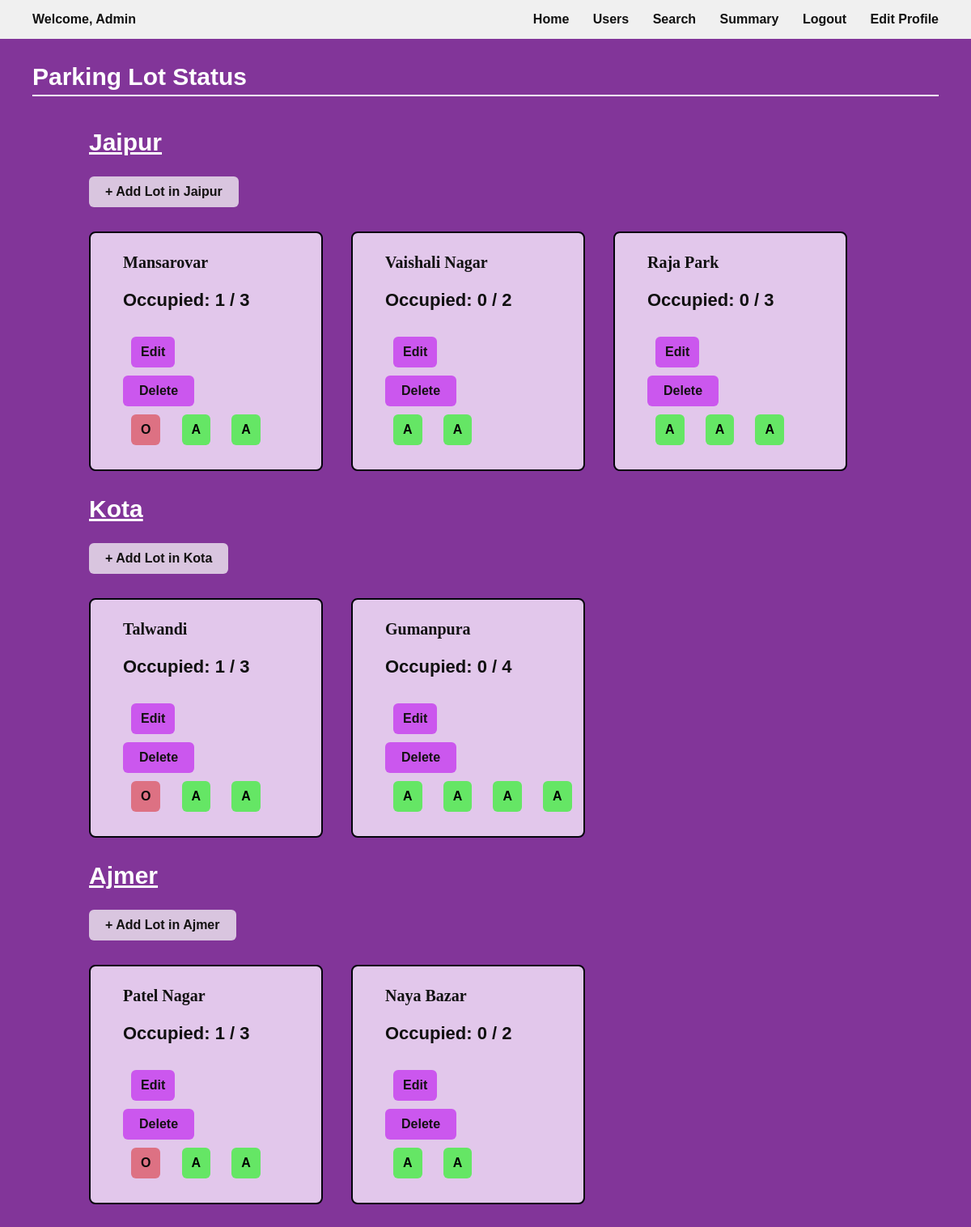
Page /admin_dashboard on the committed database.
### models.py (models this page shows)
class ParkingLot(db.Model):
    id = db.Column(db.Integer, primary_key=True)
    prime_location_name = db.Column(db.String(100), nullable=False)
    price = db.Column(db.Float, nullable=False)
    address = db.Column(db.String(200), nullable=False)
    city = db.Column(db.String(50), nullable=False)
    pin_code = db.Column(db.String(10), nullable=False)
    max_number_of_spots = db.Column(db.Integer, nullable=False)
    spots = db.relationship('ParkingSpot', backref='lot', lazy=True)

class ParkingSpot(db.Model):
    id = db.Column(db.Integer, primary_key=True)
    lot_id = db.Column(db.Integer, db.ForeignKey('parking_lot.id'), nullable=False)
    spot_name = db.Column(db.String(20), nullable=False)
    status = db.Column(db.String(1), default='A')  # A = Available, O = Occupied
    reservations = db.relationship('Reservation', backref='spot', lazy=True)

### app.py (the view)
@app.route("/admin_dashboard")
def admin_dashboard():
    admin = User.query.filter_by(role=1).first()
    lots = ParkingLot.query.all()
    city_map = {}
    for lot in lots:
        lot.occupied = ParkingSpot.query.filter_by(lot_id=lot.id, status='O').count()
        lot.spots = ParkingSpot.query.filter_by(lot_id=lot.id).all()
        city_map.setdefault(lot.city, []).append(lot)
    return render_template("admin_dashboard.html", admin=admin, city_map=city_map)

### templates/admin_dashboard.html (shortened to what this page needs)
<!DOCTYPE html>
<html>
<head>
  <link rel="stylesheet" href="{{ url_for('static', filename='style.css') }}">
</head>
<header>
  {% include 'admin_navbar.html' %}
</header>
<body>
  <h2 class="heading">Parking Lot Status</h2>
<div class="section-title">
   {% for city, lots in city_map.items() %}
    <h2><u>{{ city }}</u></h2>
    <div id="add-lot">
      <a class="btn" href="{{ url_for('add_lot',city=city) }}">+ Add Lot in {{ city }}</a>
    </div>
    <div class="lot-row">
      {% for lot in lots %}
        <div class="lot-box">
          <h3>{{ lot.prime_location_name }}</h3>
          <p>Occupied: {{ lot.occupied }} / {{ lot.max_number_of_spots }}</p>
          <div class="box-body">
            <a class="f2btn" href="{{ url_for('edit_lot', lot_id=lot.id) }}">Edit</a>
            <form method="POST" action="{{ url_for('delete_lot', lot_id=lot.id) }}" onsubmit="return confirm('Are you sure you want to delete this lot?')">
              <button type="submit" class="f2btn">Delete</button>
            </form>
          <div>
              {% for spot in lot.spots %}
                <a href="{{ url_for('view_spot', spot_id=spot.id) }}"
                  class="btn" id="{{ 'occupied' if spot.status == 'O' else 'available' }}">
                  {{ spot.status }}
              </a>
            {% endfor %}
            </div>
        </div>
      </div>
      {% endfor %}
    </div>
  {% endfor %}
</body>
</html>

### templates/admin_navbar.html
  <div class="top-bar">
  <strong>Welcome, Admin</strong>
  <div>
    <a href="{{ url_for('admin_dashboard', user_id=admin.id) }}">Home</a>
    <a href="{{ url_for('user_details') }}">Users</a>
    <a href="{{ url_for('admin_search') }}">Search</a>
    <a href="{{ url_for('admin_summary') }}">Summary</a>
    <a href="{{ url_for('login') }}">Logout</a>
    <a href="{{ url_for('edit_profile', user_id=admin.id) }}">Edit Profile</a>
  </div>

### static/style.css (style rules this page uses)
body { margin: 0; font-family: Arial, sans-serif; background-color: #823599; color: white; justify-content: center; }
.top-bar { background-color: #f0f0f0; color: #111; display: flex; justify-content: space-between; align-items: center; padding: 15px 40px; }
.top-bar a { margin-left: 25px; font-weight: bold; text-decoration: none; color: #111; }
.section-title { margin: 40px; font-size: 22px; font-weight: bold; color: white; }
.heading { color: white; font-size: 30px; font-weight: bold; margin: 30px 40px 20px; border-bottom: 2px solid white; padding-bottom: 5px; }
h2 { color: white; font-size: 30px; font-weight: bold; margin: 30px 70px 20px; padding-bottom: 5px; font-family: 'Lucida Sans', 'Lucida Sans Regular', 'Lucida Grande', 'Lucida Sans Unicode', Geneva, Verdana, sans-serif; }
.btn, a.btn { display: inline-block; text-align: center; text-decoration: none; padding: 10px 20px; font-size: 16px; font-weight: bold; background-color: #d9c5df; color: rgb(19, 17, 17); border-radius: 6px; border: none; cursor: pointer; transition: background-color 0.3s ease; }
.btn, .f2btn:hover { background-color: #8b13c0; color: white; }
.f2btn, a.f2btn { display: inline-block; text-decoration: none; padding: 10px 20px; font-size: 16px; font-weight: bold; background-color: #cb57ee; color: rgb(19, 17, 17); border-radius: 6px; border: none; cursor: pointer; transition: background-color 0.3s ease; }
#add-lot { margin: 0px 70px 30px; display: flex; flex:wrap; }
.lot-row { display: flex; flex-wrap: wrap; gap: 35px; margin: 10px 70px 20px; }
.lot-box { flex: 0 1 25%; height: auto; background: #e2c7eb; color: #111; border: 2px solid rgb(4, 4, 12); border-radius: 8px; padding: 5px 0px 20px 40px; }
h3 { font-size: 20px; font-family: 'Lucida Sans', 'Lucida Sans Regular'; }
.box-body a { display: inline-block; margin: 10px; padding: 10px 12px; }
#occupied { background-color: rgb(221, 113, 131); color: rgb(10, 9, 9); }
#available { background-color: rgb(101, 230, 101); color: black; }

### rows in the picture
ParkingLot: city "Jaipur", prime_location_name "Mansarovar", occupied "1", max_number_of_spots "3"
ParkingSpot: status "O"
ParkingSpot: status "A"
ParkingSpot: status "A"
ParkingLot: prime_location_name "Vaishali Nagar", occupied "0", max_number_of_spots "2"
ParkingSpot: status "A"
ParkingSpot: status "A"
ParkingLot: prime_location_name "Raja Park", occupied "0", max_number_of_spots "3"
ParkingSpot: status "A"
ParkingSpot: status "A"
ParkingSpot: status "A"
ParkingLot: city "Kota", prime_location_name "Talwandi", occupied "1", max_number_of_spots "3"
ParkingSpot: status "O"
ParkingSpot: status "A"
ParkingSpot: status "A"
ParkingLot: prime_location_name "Gumanpura", occupied "0", max_number_of_spots "4"
ParkingSpot: status "A"
ParkingSpot: status "A"
ParkingSpot: status "A"
ParkingSpot: status "A"
ParkingLot: city "Ajmer", prime_location_name "Patel Nagar", occupied "1", max_number_of_spots "3"
ParkingSpot: status "O"
ParkingSpot: status "A"
ParkingSpot: status "A"
ParkingLot: prime_location_name "Naya Bazar", occupied "0", max_number_of_spots "2"
ParkingSpot: status "A"
ParkingSpot: status "A"
